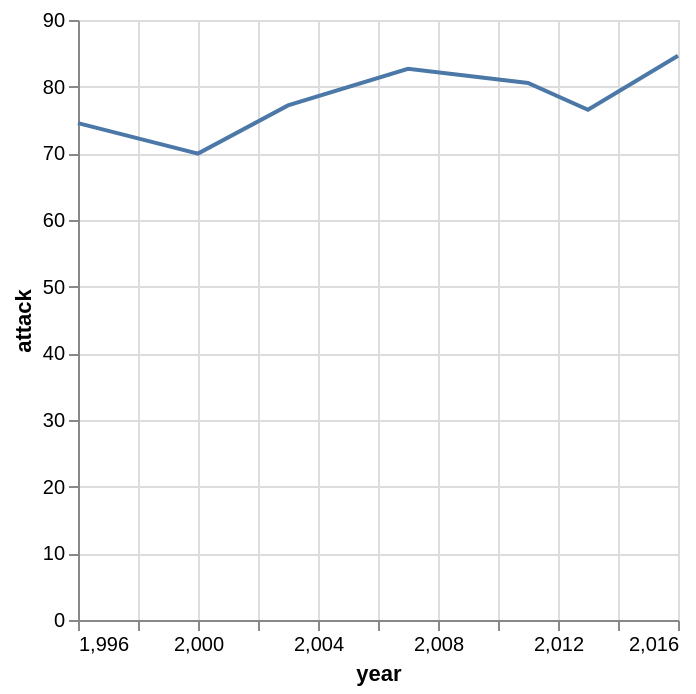

Notebook cell for this chart:
### Code cell
alt.Chart(df_mean_attack_year).mark_line().encode(
    x = 'year', 
    y = 'attack'
)

### Figure 1 — Vega-Lite specification as saved in the notebook (floating-point values rounded to 4 significant figures)
{"config": {"view": {"continuousWidth": 300, "continuousHeight": 300}}, "data": {"name": "data-717631401e2fab10a03d7a82cc10169a"}, "mark": {"type": "line"}, "encoding": {"x": {"field": "year", "type": "quantitative"}, "y": {"field": "attack", "type": "quantitative"}}, "$schema": "https://vega.github.io/schema/vega-lite/v5.20.1.json", "datasets": {"data-717631401e2fab10a03d7a82cc10169a": [{"year": 1996, "attack": 74.53}, {"year": 2000, "attack": 69.96}, {"year": 2003, "attack": 77.19}, {"year": 2007, "attack": 82.67}, {"year": 2011, "attack": 80.56}, {"year": 2013, "attack": 76.53}, {"year": 2016, "attack": 84.64}]}}
